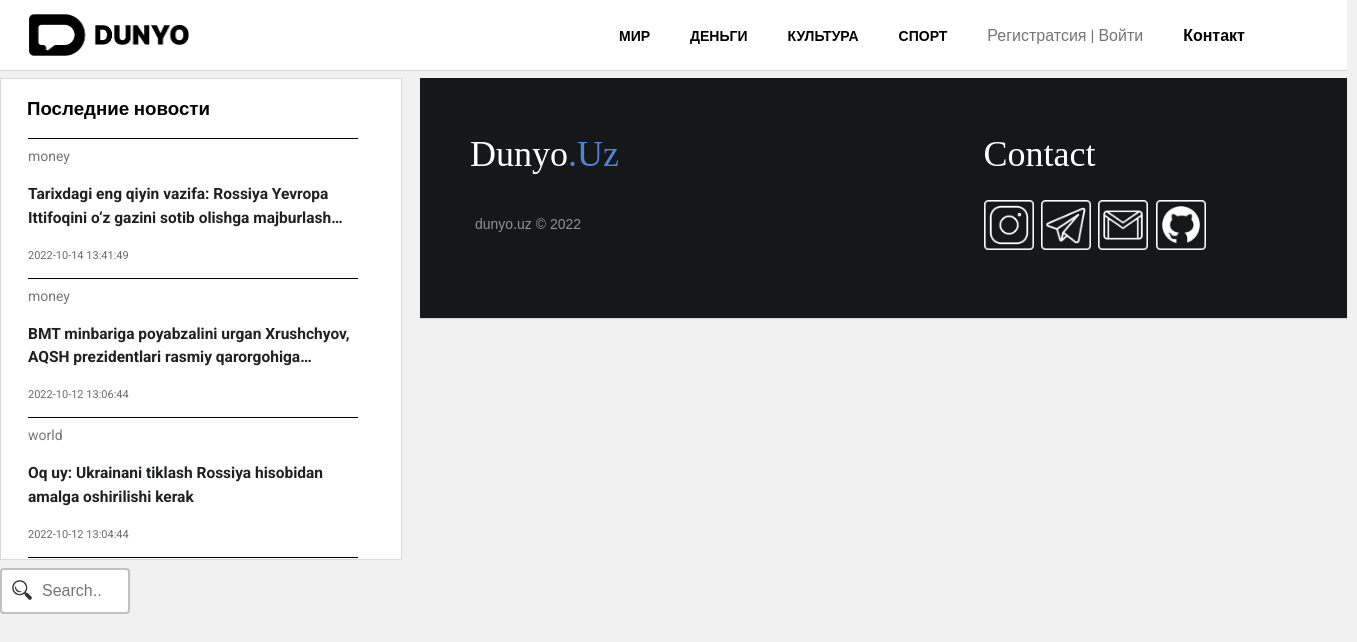
Page /mainPage.php on the committed database.
### db_methods.php (called while the page is built, shortened)
<?php
try {
    $db = new PDO("mysql:host=localhost; dbname=dunyoblog", "root", "root");
    $db->setAttribute(PDO::ATTR_ERRMODE, PDO::ERRMODE_EXCEPTION);
} catch (PDOException $e) {
    echo "Conection failed:" . $e->getMessage();
}
function getCategoryWrapper() {
    global $db;
    if($query = $db->query("SELECT * FROM `news-blog` WHERE category < 1  ORDER BY id DESC " )) {
        $categoryNav = $query->fetchAll(PDO::FETCH_ASSOC);
    }
    return $categoryNav;
}

### inc/wrapperNav.php (the view)
<?php
    $categor = getCategoryWrapper();
    ?>
<div id="wrapper">
    <div class="scrollbar" id="style-2">
        <div class="force-overflow">
            <div class="nav-object">
                <h3>Последние новости</h3>
            </div>
            <?php foreach($categor as $itemCategor) :?>
                <div class="list">
                    <ul class="ul-list">
                        <li id="li">
                            <a id="href" href="#"> <?= $itemCategor['category']?> </a><br>
                            <a id="some_text" href="../page/innerPage.php?category=<?= $itemCategor['category']?>&id=<?= $itemCategor['id']?>">
                                <?= $itemCategor['title']?>
                            </a><br>
                            <span id="date">
                                <?= $itemCategor['date']?>
                            </span>
                        </li>
                    </ul>
                </div>
            <?php endforeach;?>
        </div>
    </div>
    <form class="search-panel">
        <input type="text" name="search" placeholder="Search.." value="">
    </form>
</div>

### mainStyle.css (style rules this page uses)
body { margin: 0; padding: 0; background: #f1f1f1; font-family: "Roboto", sans-serif; }
li { list-style: none; }
#h:hover, #lan:hover, #r:hover, #c:hover, #link, #some_text, #cat-text, #href { transition-duration: 0.3s; transition-timing-function: ease-in-out; transition-delay: 0s; }
.scrollbar { float: left; height: 480px; width: 400px; background: #ffffff; overflow-y: scroll; border: 1px solid #d9d9d9; position: fixed; }
.force-overflow { min-height: 450px; }
#wrapper { width: 420px; height: 500px; }
.nav-object { margin-left: 26px; }
.list { width: 380px; height: auto; }
#some_text { font-size: 15.5px; line-height: 1.5; color: #1e2022; text-decoration: none; font-weight: 700; overflow: hidden; text-overflow: ellipsis; display: -webkit-box; -webkit-line-clamp: 2; line-clamp: 2; -webkit-box-orient: vertical; }
#href { font-size: 14px; text-decoration: none; color: #757575; }
#date { color: #6b6b6b; font-size: 11px; }
#li { border-top: 1px solid rgb(0, 0, 0); display: inline-grid; width: 330px; padding-top: 9px; }
.ul-list { margin-left: -13px; }
.search-panel input[type="text"] { width: 130px; box-sizing: border-box; border: 2px solid rgb(193, 193, 193); border-radius: 4px; font-size: 16px; background-color: white; background-image: url(./image/imgbin_cartoon-search-icon-png.png); background-size: 20px; background-position: 10px 10px; background-repeat: no-repeat; padding: 12px 20px 12px 40px; -webkit-transition: width 0.4s ease-in-out; transition: width 0.4s ease-in-out; }
.search-panel { width: 400px; margin-top: 490px; position: fixed; }

### rows in the picture
news-blog: category "money", title "Tarixdagi eng qiyin vazifa: Rossiya Yevropa Ittifoqini o‘z gazini sotib olishga…", date "2022-10-14 13:41:49"
news-blog: category "money", title "BMT minbariga poyabzalini urgan Xrushchyov, AQSH prezidentlari rasmiy…", date "2022-10-12 13:06:44"
news-blog: category "world", title "Oq uy: Ukrainani tiklash Rossiya hisobidan amalga oshirilishi kerak", date "2022-10-12 13:04:44"
